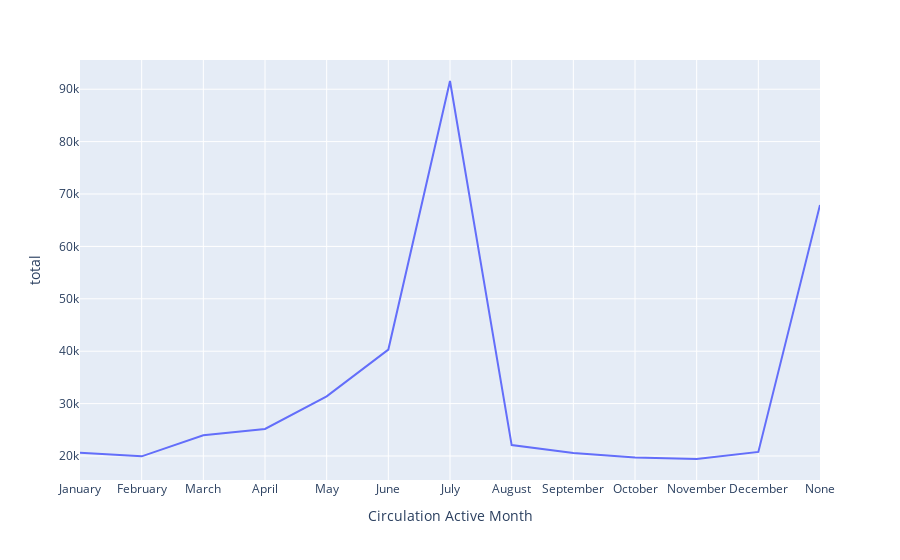

The notebook cell this image was saved under:
### Code cell
fig3 = px.line(temp3, x="Circulation Active Month", y="total")
layout = dict(
    xaxis = dict (tickmode='linear')
)
fig3.update_layout(layout)
fig3.show()

### Figure 1 — Plotly figure (JSON) as saved in the notebook; plotly's stock layout.template omitted (floating-point values rounded to 4 significant figures)
{"data": [{"hovertemplate": "Circulation Active Month=%{x}<br>total=%{y}<extra></extra>", "legendgroup": "", "line": {"color": "#636efa", "dash": "solid"}, "marker": {"symbol": "circle"}, "mode": "lines", "name": "", "orientation": "v", "showlegend": false, "type": "scatter", "x": ["January", "February", "March", "April", "May", "June", "July", "August", "September", "October", "November", "December", "None"], "xaxis": "x", "y": [20623, 19936, 23968, 25172, 31381, 40316, 91566, 22081, 20568, 19716, 19430, 20787, 67904], "yaxis": "y"}], "layout": {"legend": {"tracegroupgap": 0}, "margin": {"t": 60}, "xaxis": {"anchor": "y", "domain": [0, 1], "tickmode": "linear", "title": {"text": "Circulation Active Month"}}, "yaxis": {"anchor": "x", "domain": [0, 1], "title": {"text": "total"}}}}
